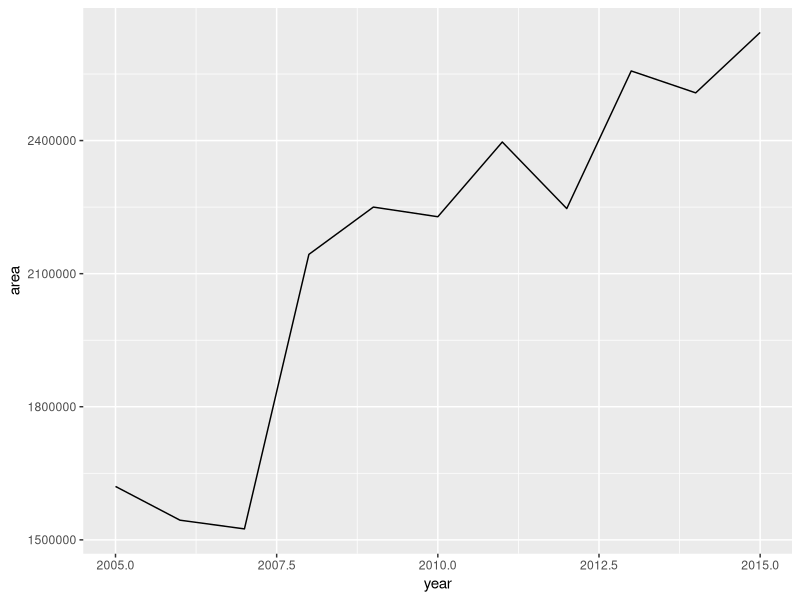

Source code (R):
##################################################
## Project: Aquaculture area analysis
## Script purpose: Process and visualize Indonesia data
## Date: 11/08/2018
## Author: Tyler Clavelle
##################################################


# Packages and Data -------------------------------------------------------

# Packages
library(tidyverse)
library(scales)

# Production and area data
aqua_area <- read.csv(file = "sfg-aqua-data/indo-data/indo_aqua_area_FIXED.csv", na = c("-"), colClasses = 'character')
aqua_prod <- read.csv(file = "sfg-aqua-data/indo-data/indo_aqua_production_FIXED.csv", na = c("-"), colClasses = 'character')

# Process data into long format
aqua <- aqua_prod %>%
  gather(key = 'year', value = 'value', 4:ncol(.)) %>%
  bind_rows(aqua_area %>%
              gather(key = 'year', value = 'value', 4:ncol(.))) %>% 
  spread(units, value) %>% 
  mutate(hectares = as.numeric(gsub('\\.', '', hectares)),
         ton          = as.numeric(gsub('\\.', '', ton)),
         tons_per_ha = ton / hectares,
         year        = gsub('X', '', year),
         year          = as.numeric(year))

# Indonesia totals
indo_total <- aqua %>% 
  filter(province == 'Indonesia')

# Plots -------------------------------------------------------------------

indo_total %>% 
  group_by(year) %>% 
  summarize(area = sum(hectares, na.rm = T)) %>% 
  filter(area > 0) %>% 
  ggplot(aes(x = year, y = area)) +
  geom_line()


# Save Data ---------------------------------------------------------------

write_csv(aqua, path = 'sfg-aqua-data/indo-data/indo_aqua_processed.csv')
